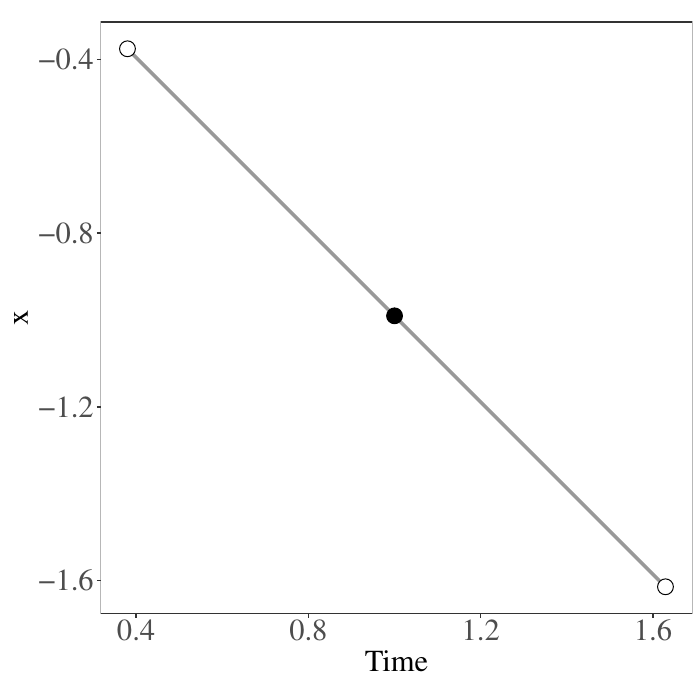

R code for this plot:
require(ggplot2)
source("aes_ggplot.R")

# Parameters and constraints
tmax = 100 # Seconds
v = 1 # Microns/sec
currangle = runif(1)*2*pi
tumblerate = 2 # Per sec

# Initialize the system
currt = 0
currx = 0
curry = 0
Xoft = matrix(c(currx,curry),ncol=2)
t = 0

# Run and tumble
while (currt<tmax){
  dt = -(1/tumblerate)*log(runif(1)) # Find the next tumble time
  dx = v*cos(currangle)*dt # Advance in the x-direction
  dy = v*sin(currangle)*dt # Advance in the y-direction
  currt = currt+dt
  currx = currx+dx
  curry = curry+dy
  t = c(t,currt) # Store time
  Xoft = rbind(Xoft,c(currx,curry)) # Store position
  currangle = runif(1)*2*pi
}

lowdyn = t<1
highdyn = t>1
tlow = t[lowdyn]
ta = tlow[length(tlow)]
thigh = t[highdyn]
tb = thigh[1]
xlow = Xoft[lowdyn,1]
xa = xlow[length(xlow)]
xhigh = Xoft[highdyn,1]
xb = xhigh[1]
deltat = tb-ta
deltax = xb-xa
slope = deltax/deltat
xnew = xa+slope*(1-ta)

df=data.frame("x"=c(xa,xb,xnew), "Time"=c(ta,tb,1),color=c("white","white","black"))

pdf("interp.pdf")
ggplot(df,aes(Time,x)) +
  geom_line(color="gray60",size=standard_linesize) +
  geom_point(aes(fill=color),size=5,shape=21) +
  scale_fill_manual(values = c("white"="white","black"="black"),guide="none") +
  aes_ggplot
dev.off()
